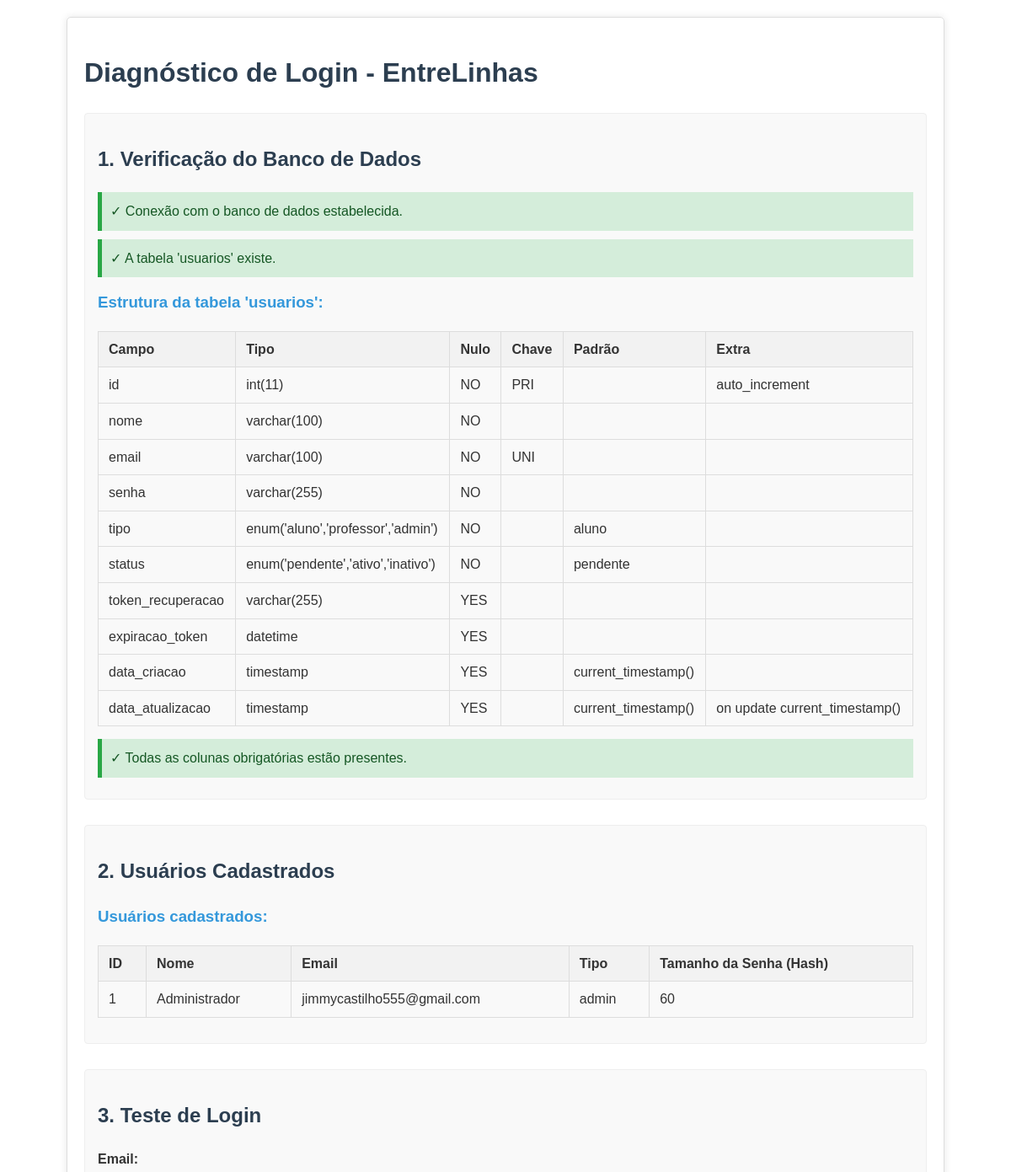
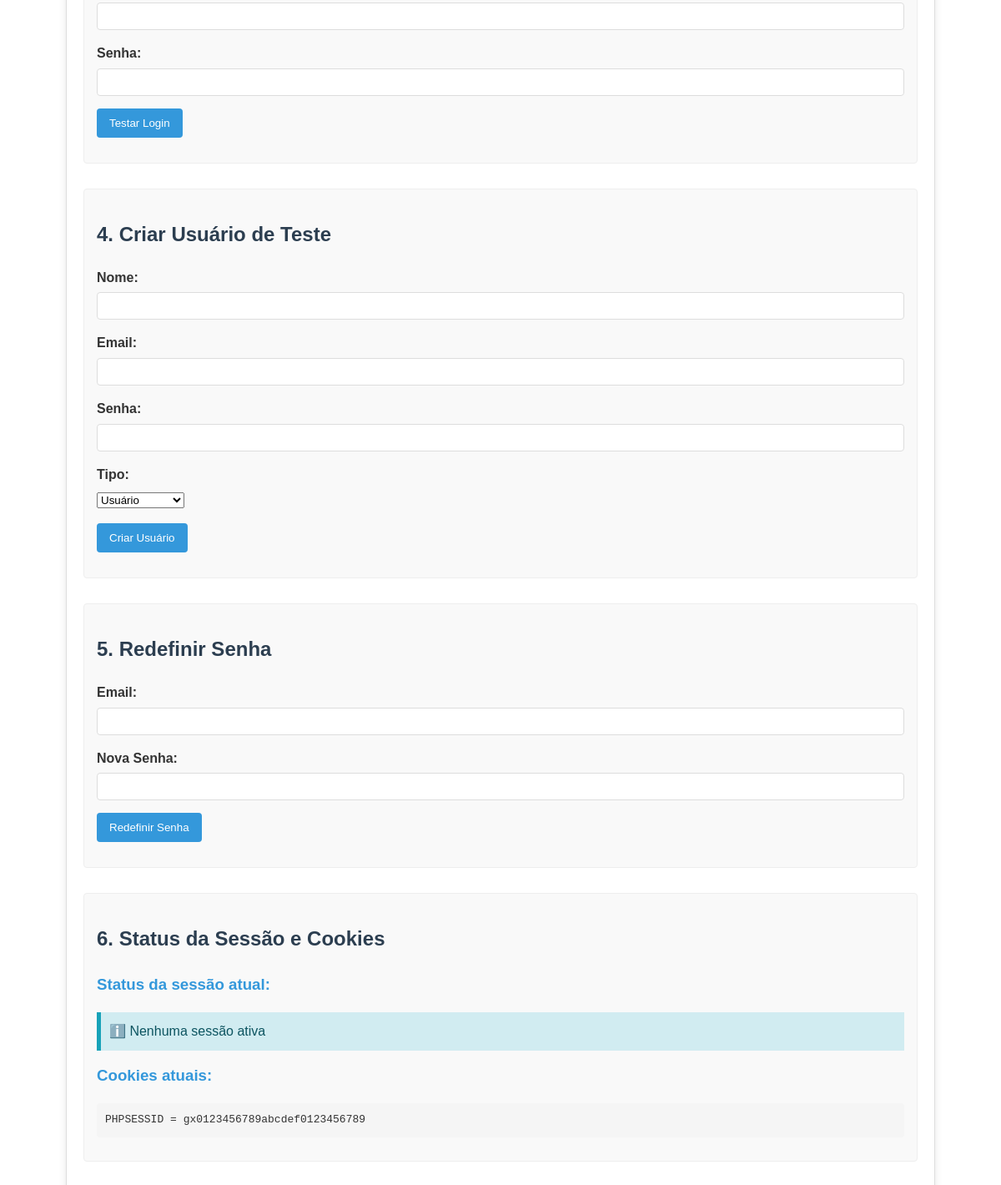
/diagnostico_login.php, run on the app's committed database (2 pictures, top to bottom).
### tables this page shows
CREATE TABLE IF NOT EXISTS usuarios (
    id INT PRIMARY KEY AUTO_INCREMENT,
    nome VARCHAR(100) NOT NULL,
    email VARCHAR(100) NOT NULL UNIQUE,
    senha VARCHAR(255) NOT NULL,
    tipo ENUM('aluno', 'professor', 'admin') NOT NULL DEFAULT 'aluno',
    status ENUM('pendente', 'ativo', 'inativo') NOT NULL DEFAULT 'pendente',
    token_recuperacao VARCHAR(255) DEFAULT NULL,
    expiracao_token DATETIME DEFAULT NULL,
    data_criacao TIMESTAMP DEFAULT CURRENT_TIMESTAMP,
    data_atualizacao TIMESTAMP DEFAULT CURRENT_TIMESTAMP ON UPDATE CURRENT_TIMESTAMP
);

### diagnostico_login.php (the view, shortened to what this page needs)
<?php
require_once "backend/config.php";
function check_db_connection($conn) {
    if ($conn) {
        echo "<div class='success'>✓ Conexão com o banco de dados estabelecida.</div>";
        return true;
    } else {
        echo "<div class='error'>✗ Falha na conexão com o banco de dados: " . mysqli_connect_error() . "</div>";
        return false;
    }
}
function check_users_table($conn) {
    echo "<div class='success'>✓ A tabela 'usuarios' existe.</div>";
    $sql = "DESCRIBE usuarios";
    $result = mysqli_query($conn, $sql);
    echo "<h3>Estrutura da tabela 'usuarios':</h3>";
    echo "<table class='data-table'>";
    echo "<tr><th>Campo</th><th>Tipo</th><th>Nulo</th><th>Chave</th><th>Padrão</th><th>Extra</th></tr>";
    while ($row = mysqli_fetch_assoc($result)) {
        echo "<tr>";
        echo "<td>" . $row['Field'] . "</td>";
        echo "<td>" . $row['Type'] . "</td>";
        echo "<td>" . $row['Null'] . "</td>";
        echo "<td>" . $row['Key'] . "</td>";
        echo "<td>" . $row['Default'] . "</td>";
        echo "<td>" . $row['Extra'] . "</td>";
        echo "</tr>";
    }
    echo "</table>";
    echo "<div class='success'>✓ Todas as colunas obrigatórias estão presentes.</div>";
    return true;
}
function list_users($conn) {
    $sql = "SELECT id, nome, email, tipo, LENGTH(senha) as tamanho_senha FROM usuarios";
    $result = mysqli_query($conn, $sql);
    echo "<h3>Usuários cadastrados:</h3>";
    echo "<table class='data-table'>";
    echo "<tr><th>ID</th><th>Nome</th><th>Email</th><th>Tipo</th><th>Tamanho da Senha (Hash)</th></tr>";
    while ($row = mysqli_fetch_assoc($result)) {
        echo "<tr>";
        echo "<td>" . $row['id'] . "</td>";
        echo "<td>" . htmlspecialchars($row['nome']) . "</td>";
        echo "<td>" . htmlspecialchars($row['email']) . "</td>";
        echo "<td>" . htmlspecialchars($row['tipo']) . "</td>";
        echo "<td>" . $row['tamanho_senha'] . "</td>";
        echo "</tr>";
    }
    echo "</table>";
    return true;
}
function check_session_cookies() {
    echo "<h3>Status da sessão atual:</h3>";
    if (isset($_SESSION["loggedin"]) && $_SESSION["loggedin"] === true) {
        echo "<div class='success'>✓ Sessão ativa</div>";
        echo "<pre>";
        print_r($_SESSION);
        echo "</pre>";
    } else {
        echo "<div class='info'>ℹ️ Nenhuma sessão ativa</div>";
    }
    echo "<h3>Cookies atuais:</h3>";
    if (count($_COOKIE) > 0) {
        echo "<pre>";
        foreach ($_COOKIE as $name => $value) {
            echo htmlspecialchars($name) . " = " . htmlspecialchars($value) . "\n";
        }
        echo "</pre>";
    } else {
        echo "<div class='info'>ℹ️ Nenhum cookie definido</div>";
    }
}
?>
<!DOCTYPE html>
<html lang="pt-br">
<head>
</head>
<body>
    <div class="container">
        <h1>Diagnóstico de Login - EntreLinhas</h1>
        <div class="section">
            <h2>1. Verificação do Banco de Dados</h2>
            <?php check_db_connection($conn); ?>
            <?php check_users_table($conn); ?>
        </div>
        <div class="section">
            <h2>2. Usuários Cadastrados</h2>
            <?php list_users($conn); ?>
        </div>
        <div class="section">
            <h2>3. Teste de Login</h2>
            <form method="post" action="">
                <div class="form-group">
                    <label for="test_email">Email:</label>
                    <input type="email" id="test_email" name="test_email" required>
                </div>
                <div class="form-group">
                    <label for="test_senha">Senha:</label>
                    <input type="password" id="test_senha" name="test_senha" required>
                </div>
                <button type="submit" name="test_auth">Testar Login</button>
            </form>
        </div>
        <div class="section">
            <h2>4. Criar Usuário de Teste</h2>
            <form method="post" action="">
                <div class="form-group">
                    <label for="create_nome">Nome:</label>
                    <input type="text" id="create_nome" name="create_nome" required>
                </div>
                <div class="form-group">
                    <label for="create_email">Email:</label>
                    <input type="email" id="create_email" name="create_email" required>
                </div>
                <div class="form-group">
                    <label for="create_senha">Senha:</label>
                    <input type="password" id="create_senha" name="create_senha" required>
                </div>
                <div class="form-group">
                    <label for="create_tipo">Tipo:</label>
                    <select id="create_tipo" name="create_tipo">
                        <option value="user">Usuário</option>
                    </select>
                </div>
                <button type="submit" name="create_user">Criar Usuário</button>
            </form>
        </div>
        <div class="section">
            <h2>5. Redefinir Senha</h2>
            <form method="post" action="">
                <div class="form-group">
                    <label for="reset_email">Email:</label>
                    <input type="email" id="reset_email" name="reset_email" required>
                </div>
                <div class="form-group">
                    <label for="reset_senha">Nova Senha:</label>
                    <input type="password" id="reset_senha" name="reset_senha" required>
                </div>
                <button type="submit" name="reset_pass">Redefinir Senha</button>
            </form>
        </div>
        <div class="section">
            <h2>6. Status da Sessão e Cookies</h2>
            <?php check_session_cookies(); ?>
        </div>
    </div>
</body>
</html>

### diagnostico_login.php (style rules this page uses)
body { font-family: Arial, sans-serif; line-height: 1.6; margin: 20px; color: #333; }
.container { max-width: 1000px; margin: 0 auto; padding: 20px; border: 1px solid #ddd; border-radius: 5px; box-shadow: 0 0 10px rgba(0,0,0,0.1); }
h1, h2 { color: #2c3e50; margin-top: 20px; }
h3 { color: #3498db; margin-top: 15px; }
.section { margin-bottom: 30px; padding: 15px; border: 1px solid #eee; border-radius: 4px; background-color: #f9f9f9; }
.success { padding: 10px; margin: 10px 0; background-color: #d4edda; border-left: 5px solid #28a745; color: #155724; }
.info { padding: 10px; margin: 10px 0; background-color: #d1ecf1; border-left: 5px solid #17a2b8; color: #0c5460; }
.data-table { width: 100%; border-collapse: collapse; margin: 15px 0; }
.data-table th, .data-table td { padding: 8px 12px; border: 1px solid #ddd; text-align: left; }
.data-table th { background-color: #f2f2f2; }
form { margin: 15px 0; }
.form-group { margin-bottom: 15px; }
label { display: block; margin-bottom: 5px; font-weight: bold; }
input[type="text"], input[type="email"], input[type="password"] { width: 100%; padding: 8px; border: 1px solid #ddd; border-radius: 4px; box-sizing: border-box; }
button { background-color: #3498db; color: white; border: none; padding: 10px 15px; border-radius: 4px; cursor: pointer; }
pre { background-color: #f5f5f5; padding: 10px; border-radius: 4px; overflow-x: auto; }

### data on the page
usuarios: id "1", nome "Administrador", email "jimmycastilho555@gmail.com", tipo "admin", tamanho_senha "60"

### other printed values
$row['Field'] "id"
$row['Type'] "int(11)"
$row['Null'] "NO"
$row['Key'] "PRI"
$row['Extra'] "auto_increment"
$row['Field'] "nome"
$row['Type'] "varchar(100)"
$row['Field'] "email"
$row['Key'] "UNI"
$row['Field'] "senha"
$row['Type'] "varchar(255)"
$row['Field'] "tipo"
$row['Type'] "enum('aluno','professor','admin')"
$row['Default'] "aluno"
$row['Field'] "status"
